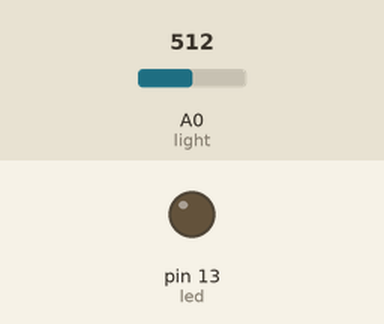
This sketch was run on a simulated Arduino Uno, built with avr-gcc and run on an emulated ATmega328P. Parts: output pins drawn as LEDs (lit = HIGH). The inputs (shaded band) are chosen by the test bench; at power-on: A0 (light) = 512. What the sketch prints to the serial monitor is not drawn.

Above: at 1.2 s.
1.3 s: A0 (light) set to 692
2.8 s: A0 (light) set to 709
At 3.3 s:
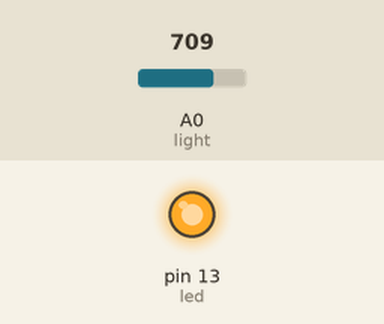
4.3 s: A0 (light) set to 690
At 5.6 s:
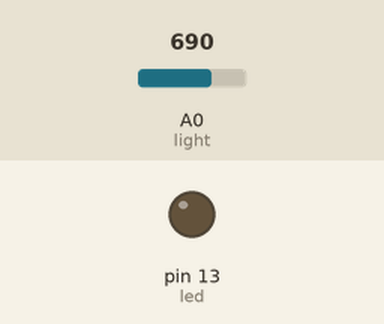
5.9 s: A0 (light) set to 710
At 7.0 s:
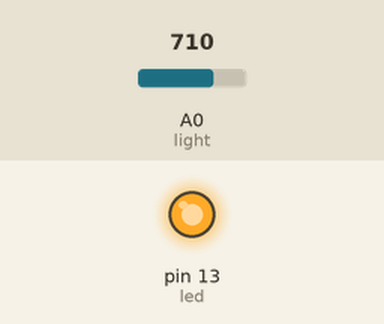
Timing chart, 0 to 8.5 s (numbered marks = the images above; inputs shaded):
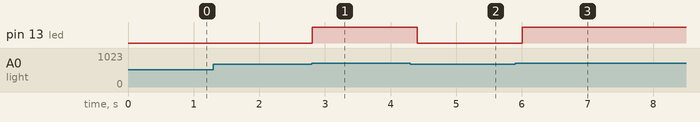

The sketch:

code.ino
```cpp
int led = 13;
int light = 0;
int val = 0;
void setup(){
  pinMode(led,OUTPUT);
  Serial.begin(9600);
}
void loop () {
  val = analogRead(light);
  Serial.print(val);
  if (val<700) digitalWrite(led,LOW);
  else digitalWrite(led, HIGH);
  delay(200);
}
```

Measured:
- the behaviour switches between 699 and 700 on A0 (light) (found by bisection; images 0 and 1)
- after the input at 1.3 s, every drawn part: stays the same
- after the input at 2.8 s, pin 13 (led): LOW → HIGH at once
- after the input at 4.3 s, pin 13 (led): HIGH → LOW after 0.11 s
- after the input at 5.9 s, pin 13 (led): LOW → HIGH after 0.11 s
